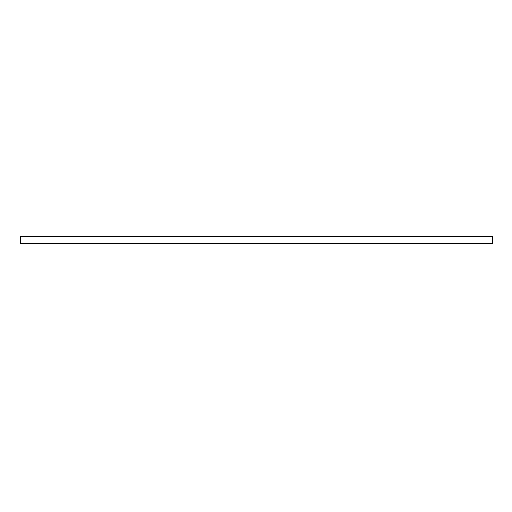
Frame 1 (no input)
Frame 60 (the mouse pressed at the canvas centre just before this capture): identical to frame 1, image omitted
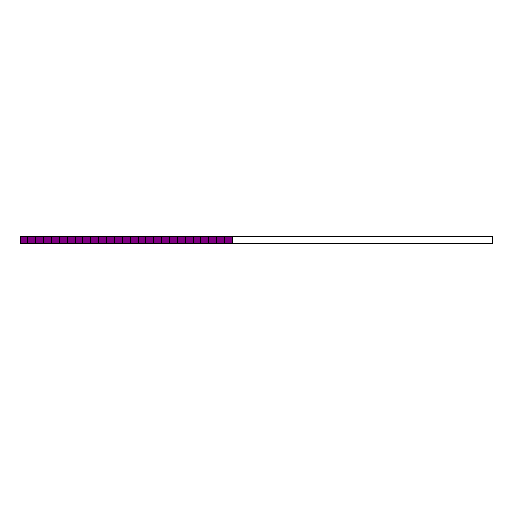
Frame 120 (the mouse held since frame 60 and released just before this capture)

The Processing sketch that drew these frames (run headless with seeded random() and noise(); from frame 60 on, the mouse is pressed at the canvas centre):

// Processing sketch: LedStripPrototype_1_0
// ── LedStripPrototype_1_0.pde
/**
 * First prototype simulation of LED color strip for Makery Wall.
 * v.1.0.0
 * @author: StudioIndefinit
 * @date: 12/3/13
 */
Strip strip;
int ledN = 60; //change this to increase | decrease number of leds


void setup(){
  size(512, 512);
  background(255);

  /**
   * Strip
   * @params:
   *   1. number of leds in strip
   *   2. strip position x
   *   3. strip position y
   *   4. strip width
   */
  strip = new Strip(ledN, 20, (height/2)-20, width-40);  
  int grayscaleCol = 0; // hack this line to change the led colors
  
  for (int i = 0; i<strip.size; i++){ // loop through our led strip
    strip.getLed(i).setLedColor(color(grayscaleCol += 4)); // +=1 degrades grayscale value over loop
  }
}

void draw(){
  
  strip.display();
}

// ── Led.pde
public class Led
{
  private int r,g,b; //not used for now 
  private color ledColor = color(255,255,255,100);
  private float pitch;
  
  //--------------------------------------
  //  CONSTRUCTOR
  //--------------------------------------
  
  public Led () {}

  //--------------------------------------
  //  METHODS
  //--------------------------------------
  public color getColor() { //in Java mode, colors are returned as integers 
    pitch = map(mouseY, 0, height, 0, 255);
    int pitchScale = int(256-pitch);
  if(pitchScale < 85) {
    r = pitchScale * 3; 
    g = 255 - pitchScale * 3; 
    b = 0;
   ledColor = color(r,g,b);
  } else if(pitchScale < 170) {
   pitchScale -= 85;
   r = 255 - pitchScale * 3; 
   g = 0;
   b = pitchScale * 3;
   ledColor = color(r,g,b);
  } else {
   pitchScale -= 170;
   r = 0;
   g = pitchScale * 3;
   b = 255 - pitchScale * 3;
   ledColor = color(r,g,b);
  }
    return ledColor;
  }

  // @TODO add more setLedColor methods to handle r,g,b and h,s,b inputs
  public void setLedColor(color col) {
    ledColor = col;   
  }
}

// ── Strip.pde
public class Strip
{
  public int size;
  public int ledDistance;
  private float positionX, positionY;
  private float height;
  private float width;
  public Led[] leds;


  //--------------------------------------
  //  CONSTRUCTOR
  //--------------------------------------
  
  public Strip (int size, float positionX, float positionY, float width) {
    this.size = size;
    this.ledDistance = ledDistance;
    this.positionX = positionX;
    this.positionY = positionY;
    this.height = width/size; //ensures our pixels are always square inside the strip
    this.width = width;

    this.leds = new Led[size];
    for (int i = 0; i<leds.length; i++){
      leds[i] = new Led();
    }
  }

  //--------------------------------------
  //  METHODS
  //--------------------------------------
  public void display() {
    background(255);
    noFill();
    stroke(0);
    pushMatrix();
    translate(positionX, positionY);
    rect(0, 0, width, height); //our led holder rectangle

    float startX = 0.0;
    for (int i = 0; i<distance(); i++){
      fill(leds[i].getColor()); //fill in each led with color
      if (i == 1){
        rect(0, 0, (width/leds.length), height); //##this makes the second led light up first, and the first one second. lets fix.
      } 
      else {
        rect(startX += (width/leds.length), 0, (width/leds.length), height);
      }
    }
    popMatrix();
  }
  
  public Led[] getLeds() {
    return leds;
  }

  public Led getLed(int i) {
    return leds[i];
  }
  
  public int distance() {
     ledDistance = int(map(mouseX,0,width,0,leds.length))-5; //##for some reason if i don't subtract by 5 here, array goes out of bounds?
    return ledDistance;
  }
}
